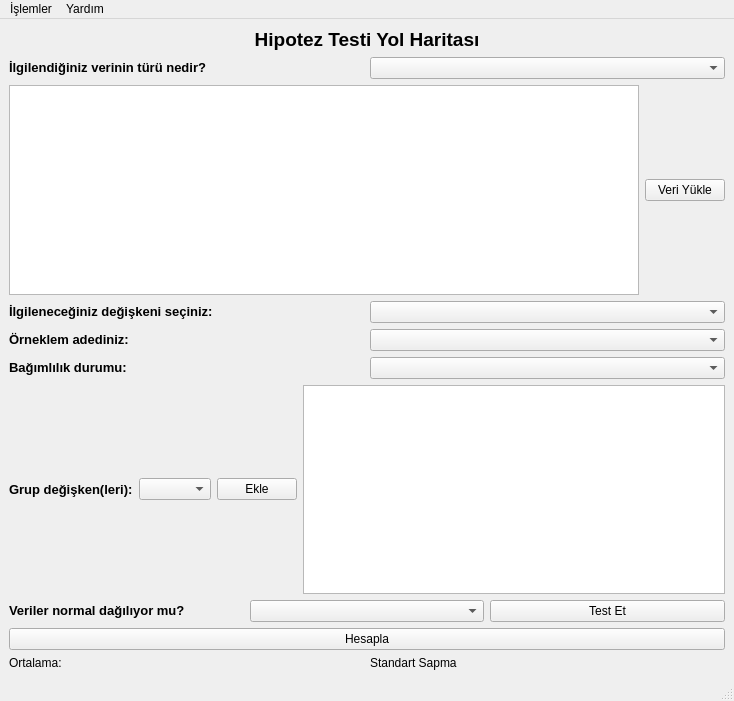
<?xml version="1.0" encoding="UTF-8"?>
<ui version="4.0">
 <class>MainWindow</class>
 <widget class="QMainWindow" name="MainWindow">
  <property name="geometry">
   <rect>
    <x>0</x>
    <y>0</y>
    <width>734</width>
    <height>701</height>
   </rect>
  </property>
  <property name="windowTitle">
   <string>İstatistik Hipotez Testi</string>
  </property>
  <widget class="QWidget" name="centralwidget">
   <layout class="QGridLayout" name="gridLayout">
    <item row="0" column="0">
     <layout class="QVBoxLayout" name="verticalLayout">
      <item>
       <widget class="QLabel" name="label">
        <property name="text">
         <string>&lt;html&gt;&lt;head/&gt;&lt;body&gt;&lt;p align=&quot;center&quot;&gt;&lt;span style=&quot; font-size:14pt; font-weight:600;&quot;&gt;Hipotez Testi Yol Haritası&lt;/span&gt;&lt;/p&gt;&lt;/body&gt;&lt;/html&gt;</string>
        </property>
       </widget>
      </item>
      <item>
       <layout class="QHBoxLayout" name="horizontalLayout">
        <item>
         <widget class="QLabel" name="label_2">
          <property name="text">
           <string>&lt;html&gt;&lt;head/&gt;&lt;body&gt;&lt;p&gt;&lt;span style=&quot; font-size:10pt; font-weight:600;&quot;&gt;İlgilendiğiniz verinin türü nedir?&lt;/span&gt;&lt;/p&gt;&lt;/body&gt;&lt;/html&gt;</string>
          </property>
         </widget>
        </item>
        <item>
         <widget class="QComboBox" name="cmBox_DataType">
          <property name="currentIndex">
           <number>-1</number>
          </property>
          <item>
           <property name="text">
            <string>Sayısal</string>
           </property>
          </item>
          <item>
           <property name="text">
            <string>Kategorik</string>
           </property>
          </item>
         </widget>
        </item>
       </layout>
      </item>
      <item>
       <layout class="QHBoxLayout" name="horizontalLayout_2">
        <item>
         <widget class="QTableWidget" name="tblVeriListele"/>
        </item>
        <item>
         <widget class="QPushButton" name="btnLoadData">
          <property name="text">
           <string>Veri Yükle</string>
          </property>
         </widget>
        </item>
       </layout>
      </item>
      <item>
       <layout class="QHBoxLayout" name="horizontalLayout_3">
        <item>
         <widget class="QLabel" name="label_5">
          <property name="text">
           <string>&lt;html&gt;&lt;head/&gt;&lt;body&gt;&lt;p&gt;&lt;span style=&quot; font-size:10pt; font-weight:600;&quot;&gt;İlgileneceğiniz değişkeni seçiniz:&lt;/span&gt;&lt;/p&gt;&lt;/body&gt;&lt;/html&gt;</string>
          </property>
         </widget>
        </item>
        <item>
         <widget class="QComboBox" name="comboBox_2"/>
        </item>
       </layout>
      </item>
      <item>
       <layout class="QHBoxLayout" name="horizontalLayout_4">
        <item>
         <widget class="QLabel" name="label_4">
          <property name="text">
           <string>&lt;html&gt;&lt;head/&gt;&lt;body&gt;&lt;p&gt;&lt;span style=&quot; font-size:10pt; font-weight:600;&quot;&gt;Örneklem adediniz:&lt;/span&gt;&lt;/p&gt;&lt;/body&gt;&lt;/html&gt;</string>
          </property>
         </widget>
        </item>
        <item>
         <widget class="QComboBox" name="comboBox_OrneklemAdedi">
          <property name="currentIndex">
           <number>-1</number>
          </property>
          <item>
           <property name="text">
            <string>1</string>
           </property>
          </item>
          <item>
           <property name="text">
            <string>2</string>
           </property>
          </item>
          <item>
           <property name="text">
            <string>&gt;2</string>
           </property>
          </item>
         </widget>
        </item>
       </layout>
      </item>
      <item>
       <layout class="QHBoxLayout" name="horizontalLayout_5">
        <item>
         <widget class="QLabel" name="label_7">
          <property name="text">
           <string>&lt;html&gt;&lt;head/&gt;&lt;body&gt;&lt;p&gt;&lt;span style=&quot; font-size:10pt; font-weight:600;&quot;&gt;Bağımlılık durumu:&lt;/span&gt;&lt;/p&gt;&lt;/body&gt;&lt;/html&gt;</string>
          </property>
         </widget>
        </item>
        <item>
         <widget class="QComboBox" name="comboBox_4">
          <property name="currentIndex">
           <number>-1</number>
          </property>
          <item>
           <property name="text">
            <string>Bağımlı</string>
           </property>
          </item>
          <item>
           <property name="text">
            <string>Bağımsız</string>
           </property>
          </item>
         </widget>
        </item>
       </layout>
      </item>
      <item>
       <layout class="QHBoxLayout" name="horizontalLayout_6">
        <item>
         <widget class="QLabel" name="label_8">
          <property name="text">
           <string>&lt;html&gt;&lt;head/&gt;&lt;body&gt;&lt;p&gt;&lt;span style=&quot; font-size:10pt; font-weight:600;&quot;&gt;Grup değişken(leri):&lt;/span&gt;&lt;/p&gt;&lt;/body&gt;&lt;/html&gt;</string>
          </property>
         </widget>
        </item>
        <item>
         <widget class="QComboBox" name="comboBox_GroupVariable">
          <property name="currentIndex">
           <number>-1</number>
          </property>
         </widget>
        </item>
        <item>
         <widget class="QPushButton" name="pushButton_30">
          <property name="text">
           <string>Ekle</string>
          </property>
         </widget>
        </item>
        <item>
         <widget class="QListWidget" name="tblGrupDegiskenListesi"/>
        </item>
       </layout>
      </item>
      <item>
       <layout class="QHBoxLayout" name="horizontalLayout_7">
        <item>
         <widget class="QLabel" name="label_3">
          <property name="text">
           <string>&lt;html&gt;&lt;head/&gt;&lt;body&gt;&lt;p&gt;&lt;span style=&quot; font-size:10pt; font-weight:600;&quot;&gt;Veriler normal dağılıyor mu?&lt;/span&gt;&lt;/p&gt;&lt;/body&gt;&lt;/html&gt;</string>
          </property>
         </widget>
        </item>
        <item>
         <widget class="QComboBox" name="comboBox">
          <property name="currentIndex">
           <number>-1</number>
          </property>
          <item>
           <property name="text">
            <string>Evet</string>
           </property>
          </item>
          <item>
           <property name="text">
            <string>Hayır</string>
           </property>
          </item>
          <item>
           <property name="text">
            <string>Bilmiyorum</string>
           </property>
          </item>
         </widget>
        </item>
        <item>
         <widget class="QPushButton" name="pushButton">
          <property name="text">
           <string>Test Et</string>
          </property>
         </widget>
        </item>
       </layout>
      </item>
      <item>
       <widget class="QPushButton" name="pushButton_3">
        <property name="text">
         <string>Hesapla</string>
        </property>
       </widget>
      </item>
      <item>
       <layout class="QHBoxLayout" name="horizontalLayout_8">
        <item>
         <widget class="QLabel" name="lblMean">
          <property name="text">
           <string>Ortalama:</string>
          </property>
         </widget>
        </item>
        <item>
         <widget class="QLabel" name="lblMeanDisplay">
          <property name="text">
           <string/>
          </property>
         </widget>
        </item>
        <item>
         <widget class="QLabel" name="lblSTD">
          <property name="text">
           <string>Standart Sapma</string>
          </property>
         </widget>
        </item>
        <item>
         <widget class="QLabel" name="lblSTDDisplay">
          <property name="text">
           <string/>
          </property>
         </widget>
        </item>
       </layout>
      </item>
     </layout>
    </item>
   </layout>
  </widget>
  <widget class="QMenuBar" name="menubar">
   <property name="geometry">
    <rect>
     <x>0</x>
     <y>0</y>
     <width>734</width>
     <height>21</height>
    </rect>
   </property>
   <widget class="QMenu" name="menu_lemler">
    <property name="title">
     <string>İşlemler</string>
    </property>
    <addaction name="actionDosya_Kaydet"/>
   </widget>
   <widget class="QMenu" name="menuYard_m">
    <property name="title">
     <string>Yardım</string>
    </property>
    <addaction name="actionHakkinda"/>
   </widget>
   <addaction name="menu_lemler"/>
   <addaction name="menuYard_m"/>
  </widget>
  <widget class="QStatusBar" name="statusbar"/>
  <action name="actionDosya_Kaydet">
   <property name="text">
    <string>Dosya Kaydet</string>
   </property>
  </action>
  <action name="actionHakkinda">
   <property name="text">
    <string>Hakkında</string>
   </property>
  </action>
 </widget>
 <resources/>
 <connections/>
</ui>
